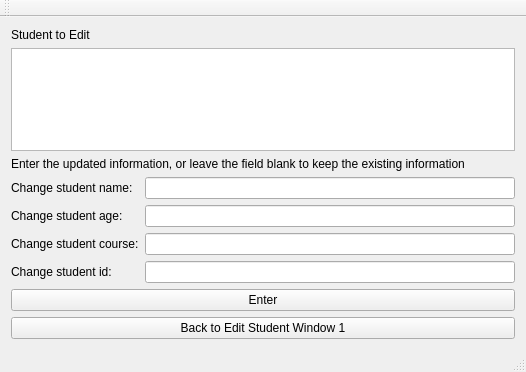
<?xml version="1.0" encoding="UTF-8"?>
<ui version="4.0">
 <class>editStudentWindow2Class</class>
 <widget class="QMainWindow" name="editStudentWindow2Class">
  <property name="geometry">
   <rect>
    <x>0</x>
    <y>0</y>
    <width>526</width>
    <height>372</height>
   </rect>
  </property>
  <property name="windowTitle">
   <string>Edit Student Window 2</string>
  </property>
  <widget class="QWidget" name="centralWidget">
   <layout class="QGridLayout" name="gridLayout">
    <item row="0" column="0">
     <widget class="QLabel" name="label">
      <property name="text">
       <string>Student to Edit</string>
      </property>
     </widget>
    </item>
    <item row="1" column="0" colspan="2">
     <widget class="QTableView" name="studentTableView"/>
    </item>
    <item row="2" column="0" colspan="2">
     <widget class="QLabel" name="info">
      <property name="text">
       <string>Enter the updated information, or leave the field blank to keep the existing information</string>
      </property>
     </widget>
    </item>
    <item row="3" column="0">
     <widget class="QLabel" name="label_2">
      <property name="text">
       <string>Change student name:</string>
      </property>
     </widget>
    </item>
    <item row="3" column="1">
     <widget class="QLineEdit" name="newStudentName"/>
    </item>
    <item row="4" column="0">
     <widget class="QLabel" name="label_3">
      <property name="text">
       <string>Change student age:</string>
      </property>
     </widget>
    </item>
    <item row="4" column="1">
     <widget class="QLineEdit" name="newStudentAge"/>
    </item>
    <item row="5" column="0">
     <widget class="QLabel" name="label_4">
      <property name="text">
       <string>Change student course:</string>
      </property>
     </widget>
    </item>
    <item row="5" column="1">
     <widget class="QLineEdit" name="newStudentCourse"/>
    </item>
    <item row="6" column="0">
     <widget class="QLabel" name="label_5">
      <property name="text">
       <string>Change student id:</string>
      </property>
     </widget>
    </item>
    <item row="6" column="1">
     <widget class="QLineEdit" name="newStudentId"/>
    </item>
    <item row="7" column="0" colspan="2">
     <widget class="QPushButton" name="enterNewChange">
      <property name="text">
       <string>Enter</string>
      </property>
     </widget>
    </item>
    <item row="8" column="0" colspan="2">
     <widget class="QPushButton" name="backToEditStudentWindow1">
      <property name="text">
       <string>Back to Edit Student Window 1</string>
      </property>
     </widget>
    </item>
   </layout>
  </widget>
  <widget class="QMenuBar" name="menuBar">
   <property name="geometry">
    <rect>
     <x>0</x>
     <y>0</y>
     <width>526</width>
     <height>21</height>
    </rect>
   </property>
  </widget>
  <widget class="QToolBar" name="mainToolBar">
   <attribute name="toolBarArea">
    <enum>TopToolBarArea</enum>
   </attribute>
   <attribute name="toolBarBreak">
    <bool>false</bool>
   </attribute>
  </widget>
  <widget class="QStatusBar" name="statusBar"/>
 </widget>
 <layoutdefault spacing="6" margin="11"/>
 <resources/>
 <connections/>
</ui>
